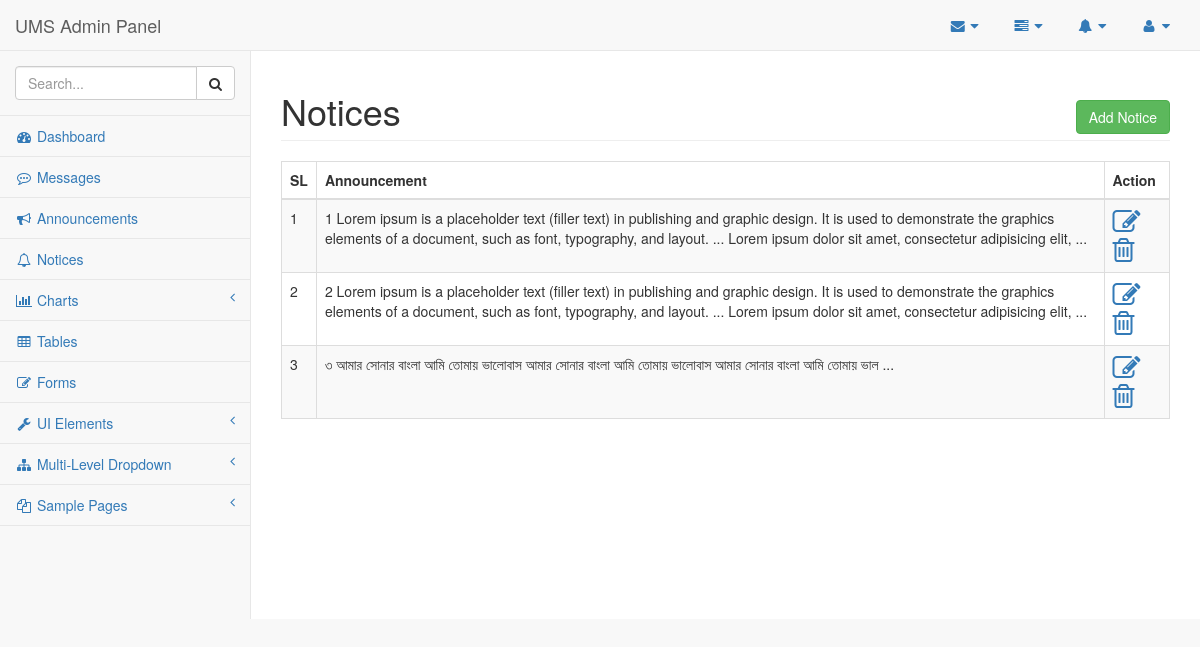
Page /admin/pages/notices.php on the earlier database version.
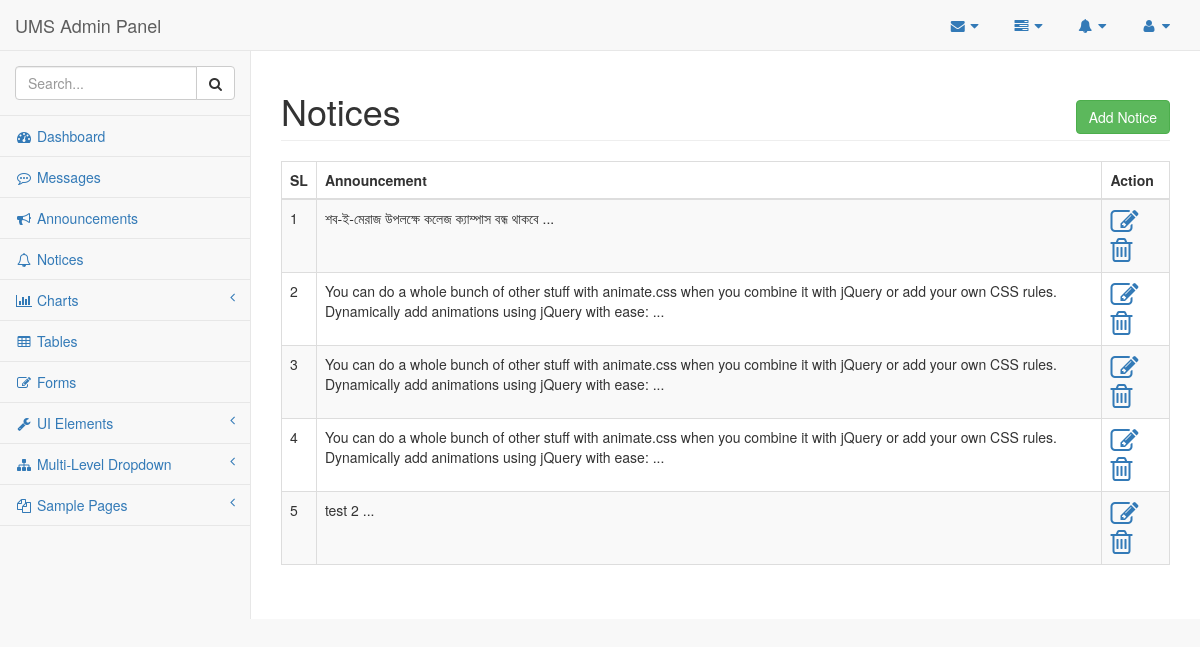
Same page on the later database version.
### tables this page shows
CREATE TABLE `notices` (
  `id` int(11) NOT NULL,
  `notice` text NOT NULL,
  `notice_file` varchar(255) NOT NULL
);

### admin/pages/notices.php (the view, shortened to what the changed rows need)
<?php session_start();
    require_once('config.php');
?>
<!DOCTYPE html>
<html lang="en">
<head>
    <link href="../vendor/bootstrap/css/bootstrap.min.css" rel="stylesheet">
    <link href="../vendor/metisMenu/metisMenu.min.css" rel="stylesheet">
    <link href="../dist/css/sb-admin-2.css" rel="stylesheet">
    <link href="../vendor/font-awesome/css/font-awesome.min.css" rel="stylesheet" type="text/css">
</head>
<body>
    <div id="wrapper">
        <nav class="navbar navbar-default navbar-static-top" role="navigation" style="margin-bottom: 0">
            <div class="navbar-header">
                <a class="navbar-brand" href="index.php">UMS Admin Panel</a>
            </div>
        </nav>
        <div id="page-wrapper">
            <div class="row">
                <div class="col-lg-12">
                    <h1 class="page-header">Notices <span class="pull-right"><a class="btn btn-success" href="notice-input.php">Add Notice</a></span></h1>
                     <div class="table-responsive">
                        <table class="table table-bordered table-hover table-striped">
                            <thead>
                                <tr>
                                    <th>SL</th>
                                    <th>Announcement</th>
                                    <th>Action</th>
                                </tr>
                            </thead>
                            <tbody>
                            <?php
                                $srl=1;
                                $dbdata = "SELECT * FROM notices";
                                $qre = mysqli_query($DBC, $dbdata);
                                while($info=mysqli_fetch_array($qre)){ ?>
                                    <tr>
                                        <td><?= $srl++; ?></td>
                                        <td><?= substr($info['notice'],0,270); ?> ...</td>
                                        <td>
                                            <a class="action-btn" href="notice-edit.php?nuid=<?= $info['id']; ?>"><i class="fa fa-2x fa-pencil-square-o"></i></a>
                                            <a class="action-btn" href="notice-delete.php?ndid=<?= $info['id']; ?>"><i class="fa fa-2x fa-trash-o"></i></a>
                                        </td>
                                    </tr>
                            <?php    }
                            ?>
                            </tbody>
                        </table>
                    </div>
                </div>
            </div>
        </div>
    </div>
</body>
</html>

Differences in the rows shown:
changed notices: notice "1 Lorem ipsum is a placeholder text (filler text) in publishing and graphic design. It is used to demonstrate the graphics elements of a document, such as font, typography, and layout. ... Lorem ipsum dolor sit amet, consectetur adipisicing elit," → "শব-ই-মেরাজ উপলক্ষে কলেজ ক্যাম্পাস বন্ধ থাকবে"
changed notices (number 2 of 5 on the later page): notice "2 Lorem ipsum is a placeholder text (filler text) in publishing and graphic design. It is used to demonstrate the graphics elements of a document, such as font, typography, and layout. ... Lorem ipsum dolor sit amet, consectetur adipisicing elit," → "You can do a whole bunch of other stuff with animate.css when you combine it with jQuery or add your own CSS rules. Dynamically add animations using jQuery with ease:"
changed notices (number 3 of 5 on the later page): notice "৩ আমার সোনার বাংলা আমি তোমায় ভালোবাস আমার সোনার বাংলা আমি তোমায় ভালোবাস আমার সোনার বাংলা আমি তোমায় ভাল" → "You can do a whole bunch of other stuff with animate.css when you combine it with jQuery or add your own CSS rules. Dynamically add animations using jQuery with ease:"
added notices: notice "You can do a whole bunch of other stuff with animate.css when you combine it with jQuery or add your own CSS rules. Dynamically add animations using jQuery with ease:"
added notices: notice "test 2"
